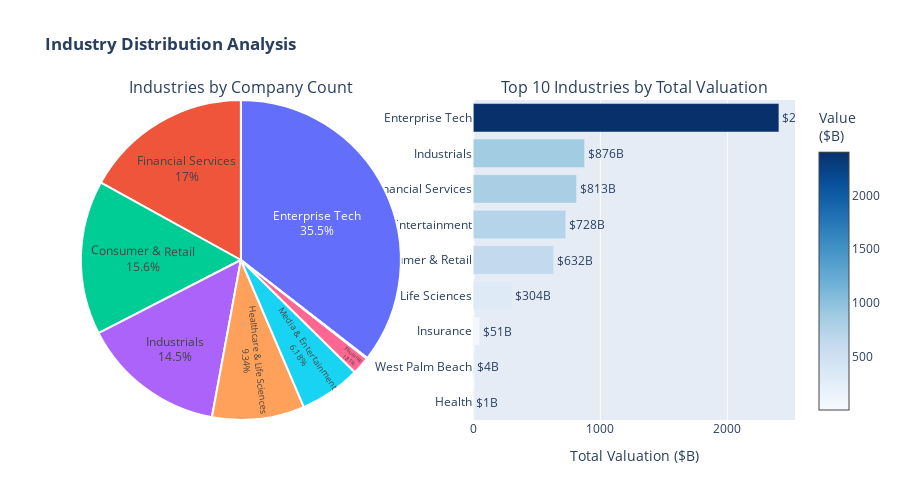

This figure's notebook cell:
### Markdown cell above
## 5️⃣ Interactive Dashboard - Industry Analysis

### Code cell
# Create industry analysis visualization
fig_industry = make_subplots(
    rows=1, cols=2,
    specs=[[{"type": "pie"}, {"type": "bar"}]],
    subplot_titles=("Industries by Company Count", "Top 10 Industries by Total Valuation")
)

# Industry count pie chart
industry_counts = df['industry'].value_counts().head(8)
fig_industry.add_trace(
    go.Pie(
        labels=industry_counts.index,
        values=industry_counts.values,
        marker=dict(line=dict(color='white', width=2)),
        textposition='inside',
        textinfo='label+percent',
        hovertemplate='<b>%{label}</b><br>Companies: %{value}<br>Share: %{percent}<extra></extra>'
    ),
    row=1, col=1
)

# Industry valuation bar chart
industry_val = df.groupby('industry')['valuation_numeric'].sum().sort_values(ascending=True).tail(10)
fig_industry.add_trace(
    go.Bar(
        y=industry_val.index,
        x=industry_val.values,
        orientation='h',
        marker=dict(
            color=industry_val.values,
            colorscale='Blues',
            showscale=True,
            colorbar=dict(title="Value<br>($B)")
        ),
        text=[f"${v:.0f}B" for v in industry_val.values],
        textposition='outside',
        hovertemplate='<b>%{y}</b><br>Total Value: $%{x:.0f}B<extra></extra>'
    ),
    row=1, col=2
)

fig_industry.update_layout(
    title_text="<b>Industry Distribution Analysis</b>",
    height=500,
    showlegend=False,
    hovermode='closest'
)

fig_industry.update_xaxes(title_text="Total Valuation ($B)", row=1, col=2)

fig_industry.show()

### Figure 1 — Plotly figure (JSON) as saved in the notebook; plotly's stock layout.template omitted (floating-point values rounded to 4 significant figures)
{"data": [{"domain": {"x": [0, 0.45], "y": [0, 1]}, "hovertemplate": "<b>%{label}</b><br>Companies: %{value}<br>Share: %{percent}<extra></extra>", "labels": ["Enterprise Tech", "Financial Services", "Consumer & Retail", "Industrials", "Healthcare & Life Sciences", "Media & Entertainment", "Insurance", "West Palm Beach"], "marker": {"line": {"color": "white", "width": 2}}, "textinfo": "label+percent", "textposition": "inside", "type": "pie", "values": [471, 225, 207, 193, 124, 82, 24, 1]}, {"hovertemplate": "<b>%{y}</b><br>Total Value: $%{x:.0f}B<extra></extra>", "marker": {"color": [1.0, 3.5, 50.58, 303.7, 632.1, 727.9, 812.9, 876.0, 2405.0], "colorbar": {"title": {"text": "Value<br>($B)"}}, "colorscale": [[0, "rgb(247,251,255)"], [0.125, "rgb(222,235,247)"], [0.25, "rgb(198,219,239)"], [0.375, "rgb(158,202,225)"], [0.5, "rgb(107,174,214)"], [0.625, "rgb(66,146,198)"], [0.75, "rgb(33,113,181)"], [0.875, "rgb(8,81,156)"], [1, "rgb(8,48,107)"]], "showscale": true}, "orientation": "h", "text": ["$1B", "$4B", "$51B", "$304B", "$632B", "$728B", "$813B", "$876B", "$2405B"], "textposition": "outside", "type": "bar", "x": [1.0, 3.5, 50.58, 303.7, 632.1, 727.9, 812.9, 876.0, 2405.0], "xaxis": "x", "y": ["Health", "West Palm Beach", "Insurance", "Healthcare & Life Sciences", "Consumer & Retail", "Media & Entertainment", "Financial Services", "Industrials", "Enterprise Tech"], "yaxis": "y"}], "layout": {"annotations": [{"font": {"size": 16}, "showarrow": false, "text": "Industries by Company Count", "x": 0.225, "xanchor": "center", "xref": "paper", "y": 1, "yanchor": "bottom", "yref": "paper"}, {"font": {"size": 16}, "showarrow": false, "text": "Top 10 Industries by Total Valuation", "x": 0.775, "xanchor": "center", "xref": "paper", "y": 1, "yanchor": "bottom", "yref": "paper"}], "height": 500, "hovermode": "closest", "showlegend": false, "title": {"text": "<b>Industry Distribution Analysis</b>"}, "xaxis": {"anchor": "y", "domain": [0.55, 1], "title": {"text": "Total Valuation ($B)"}}, "yaxis": {"anchor": "x", "domain": [0, 1]}}}
